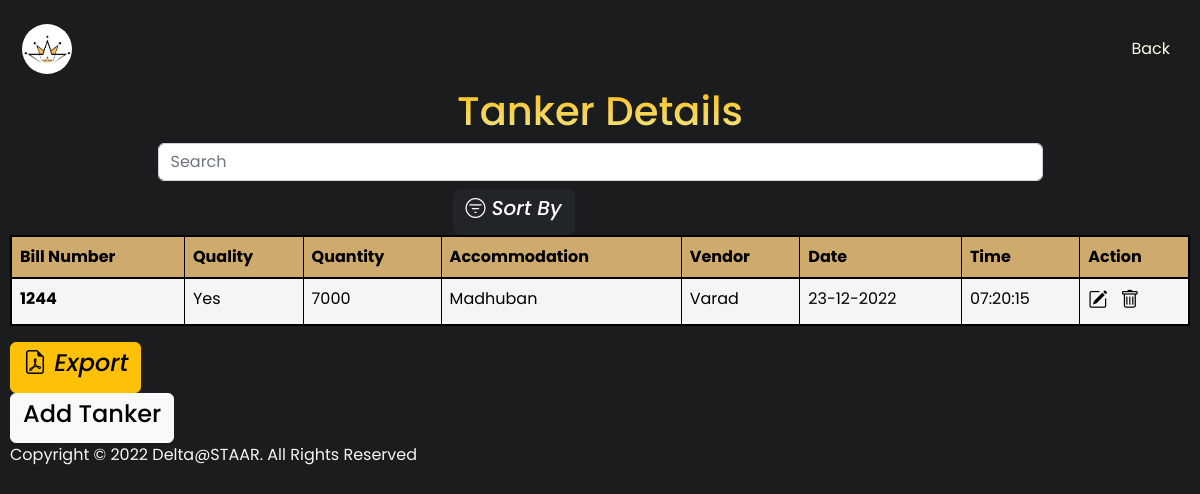
Page /views/security/tanker_table.php (signed in) on the earlier database version.
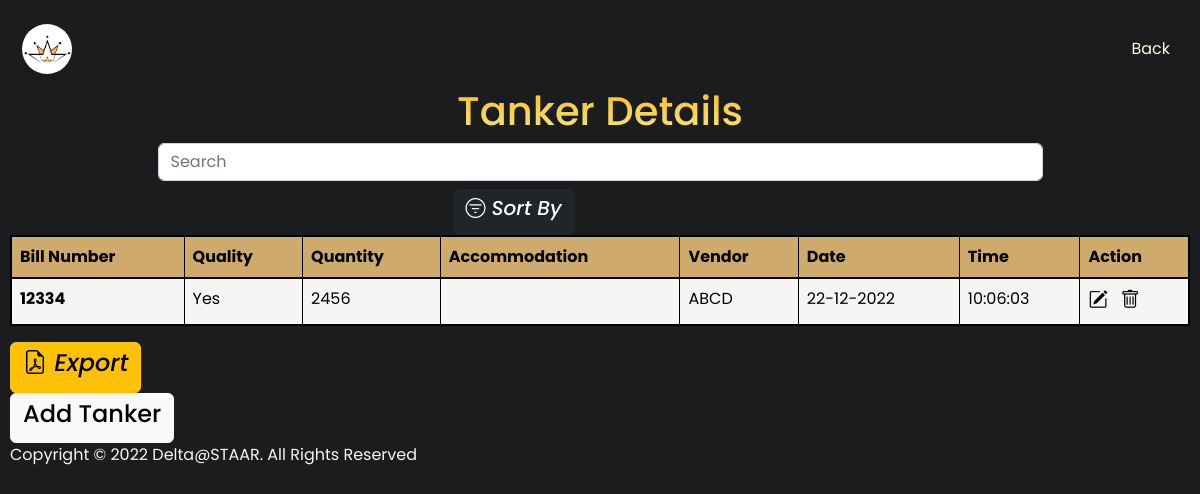
Same page on the later database version.
### tables this page shows
CREATE TABLE `tankers` (
  `id` int(11) NOT NULL,
  `acc_id` int(11) NOT NULL,
  `security_emp_id` int(11) NOT NULL,
  `quality_check` enum('Yes','No') NOT NULL,
  `qty` int(11) NOT NULL,
  `bill_no` int(11) NOT NULL,
  `vendor_id` int(11) NOT NULL,
  `timestamp` timestamp NOT NULL DEFAULT current_timestamp() ON UPDATE current_timestamp()
);

CREATE TABLE `accomodation` (
  `acc_id` int(11) NOT NULL,
  `acc_code` varchar(10) NOT NULL,
  `acc_name` varchar(20) NOT NULL,
  `bldg_status` varchar(10) NOT NULL,
  `location` varchar(30) NOT NULL,
  `gender` enum('Male','Female','Unisex') NOT NULL,
  `tot_capacity` int(11) NOT NULL,
  `no_of_rooms` int(11) NOT NULL,
  `occupied_rooms` int(11) DEFAULT NULL,
  `available_rooms` int(11) DEFAULT NULL,
  `owner` varchar(20) NOT NULL,
  `remark` text DEFAULT NULL
);

CREATE TABLE `tanker_vendors` (
  `id` int(11) NOT NULL,
  `vname` varchar(20) DEFAULT NULL,
  `company_name` varchar(20) DEFAULT NULL,
  `number` int(11) DEFAULT NULL,
  `address` varchar(50) DEFAULT NULL
);

### views/security/tanker_table.php (the view, shortened to what the changed rows need)
<?php
    include('../../controllers/employee_controller.php');
?>
<!DOCTYPE html>
<html lang="en">
<head>
    <link href="https://cdn.jsdelivr.net/npm/bootstrap@5.2.3/dist/css/bootstrap.min.css" rel="stylesheet">
    <link rel="stylesheet" href="https://cdn.jsdelivr.net/npm/bootstrap-icons@1.10.2/font/bootstrap-icons.css">
    <link rel="stylesheet" href="https://unpkg.com/tachyons@4.12.0/css/tachyons.min.css"/>
    <link rel="stylesheet" href="../../css/table.css">
</head>
<body class="bg">
    <div class="table-header">
    <h1 class="tc f1 lh-title spr">Tanker Details</h1>
    </div>
    <div class="table-div">
        <?php $results = mysqli_query($conn, "SELECT tanker_vendors.*,t.id entry_id,t.acc_id acc_id,t.security_emp_id security_emp_id,t.quality_check quality_check,t.qty qty,t.bill_no bill_no,t.vendor_id vendor_id,t.timestamp as timestamp FROM tankers t JOIN tanker_vendors ON tanker_vendors.id = vendor_id"); ?>
        <div class="pa1 table-responsive">
            <table class="table table-bordered tc">
                <thead>
                    <tr>
                    <th scope="col">Bill Number</th>
                    <th scope="col">Quality</th>
                    <th scope="col">Quantity</th>
                    <th scope="col">Accommodation</th>
                    <th scope="col">Vendor</th>
                    <th scope="col">Date</th>
                    <th scope="col">Time</th>
                    <th scope="col" colspan="2">Action</th>
                    </tr>
                </thead>
                <tbody>
                    <?php while ($row = mysqli_fetch_array($results)) {
                    ?>
                    <?php
                    $vendor_id = $row['vendor_id'];
                    $queryvendorId = mysqli_query($conn, "SELECT * FROM tanker_vendors where id='$vendor_id'");
                    $vendor = mysqli_fetch_assoc($queryvendorId);
					?>
                    <?php
                    $accid = $row['acc_id'];
                    $queryAccId = mysqli_query($conn, "SELECT * FROM accomodation WHERE acc_id = '$accid'");
                    $acc = mysqli_fetch_assoc($queryAccId);
                    ?>
                    <tr>
                    <th scope="row"><?php echo $row['bill_no']; ?></th>
                        <td>
                            <?php echo $row['quality_check']; ?>
                        </td>
                        <td>
                            <?php echo $row['qty']; ?>
                        </td>
                        <td>
                            <?php echo $acc['acc_name']; ?>
                        </td>
                        <td>
                            <?php echo $vendor['vname']; ?>
                        </td>
                        <td>
                            <?php
                            $timestamp = strtotime($row['timestamp']);
                            $date = date('d-m-Y', $timestamp);
                            echo $date; ?>
                        </td>
                        <td>
                            <?php $time = date('H:i:s', $timestamp); echo $time; ?>
                        </td>
                        <td>
                            <a href="./tanker.php?edit=<?php echo '%27' ?><?php echo $row['id']; ?><?php echo '%27' ?>"
                                class="edit_btn"> <i class="bi bi-pencil-square" style="font-size: 1.2rem; color: black;"></i>
                            </a>
                            <a href="../../controllers/tanker_controller.php?del=<?php echo '%27' ?><?php echo $row['id']; ?><?php echo '%27' ?>"
                                class="del_btn"><i class="bi bi-trash" style="font-size: 1.2rem; color: black;"></i>
                            </a>
                        </td>
                    </tr>
                    <?php } ?>
                </tbody>
            </table>
        </div>
    </div>
</body>
</html>

Differences in the rows shown:
removed tankers: bill_no "1244", quality_check "Yes", qty "7000", acc.acc_name "Madhuban", vendor.vname "Varad", timestamp "23-12-2022", timestamp "07:20:15"
added tankers: bill_no "12334", quality_check "Yes", qty "2456", vendor.vname "ABCD", timestamp "22-12-2022", timestamp "10:06:03"
